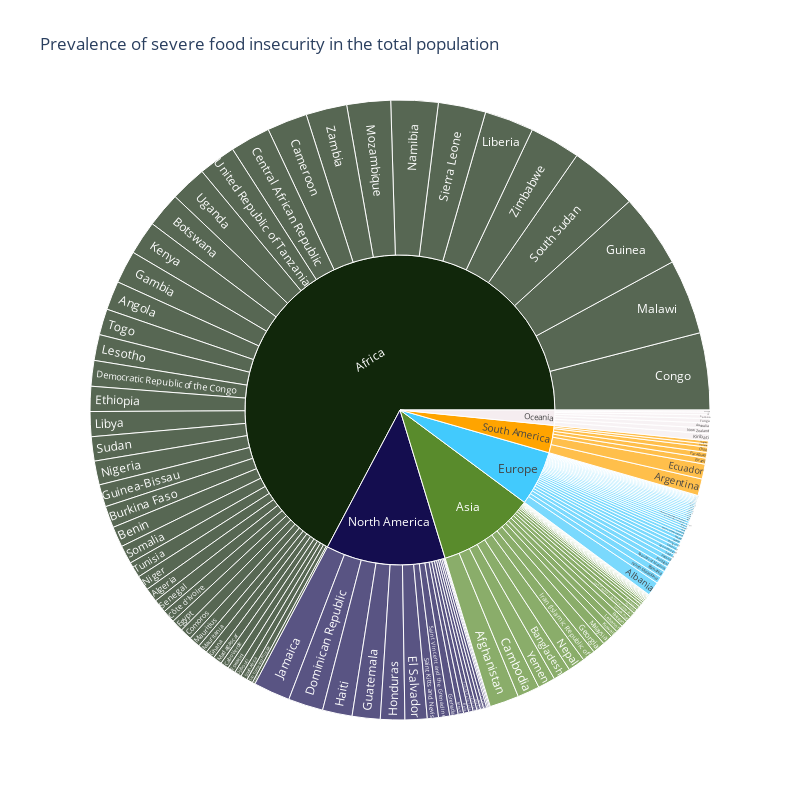

Notebook code for this chart:
### Markdown cell above
## Data Visualiztion: Prevalence of severe food insecurity in the total population

### Nested pie chart

### Code cell
# plot a nested pie chart using plotly
fig = px.sunburst(df, path=['continent', 'country'], values='value', names = 'country', title='Prevalence of severe food insecurity in the total population',color_discrete_sequence=custom_colors)
# change the plot size
fig.update_layout(width=800, height=800)
fig.show()

### Figure 1 — Plotly figure (JSON) as saved in the notebook; plotly's stock layout.template omitted (floating-point values rounded to 4 significant figures; data arrays with more than 128 entries replaced by an {"elided": "..."} marker saying what was removed)
{"data": [{"branchvalues": "total", "domain": {"x": [0, 1], "y": [0, 1]}, "hovertemplate": "labels=%{label}<br>value=%{value}<br>parent=%{parent}<br>id=%{id}<extra></extra>", "ids": {"elided": "152 str values"}, "labels": {"elided": "152 str values"}, "name": "", "parents": {"elided": "152 str values"}, "type": "sunburst", "values": {"elided": "152 float values"}}], "layout": {"height": 800, "legend": {"tracegroupgap": 0}, "sunburstcolorway": ["#11270B", "#140D4F", "#598B2C", "#42CAFD", "#FFA400", "#F5EDF0", "#1C0B19", "#66B3BA"], "title": {"text": "Prevalence of severe food insecurity in the total population"}, "width": 800}}
